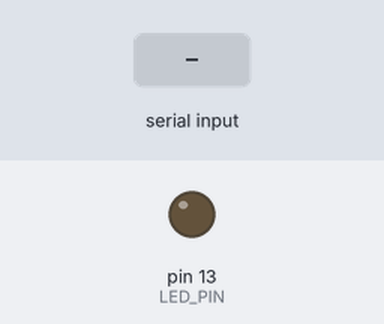
Recording of a sketch running on a simulated Arduino Uno, built with avr-gcc and run on an emulated ATmega328P. Shown: output pins drawn as LEDs (lit = HIGH). The test bench sets the inputs (shaded band).

Above: at 1.2 s.
1.3 s: "1" received over Serial
At 1.6 s:
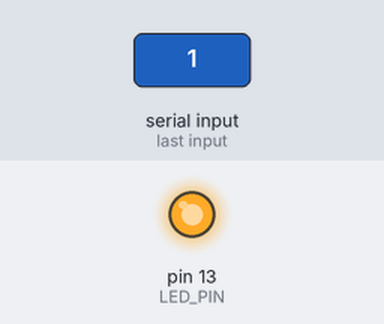
2.8 s: "0" received over Serial
At 3.4 s:
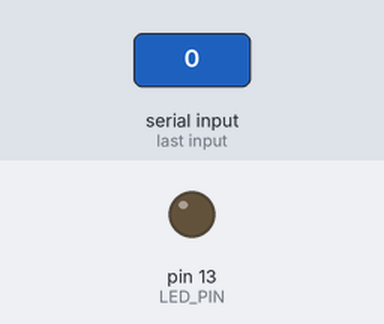
Timing chart, 0 to 5.8 s (numbered marks = the images above; inputs shaded):
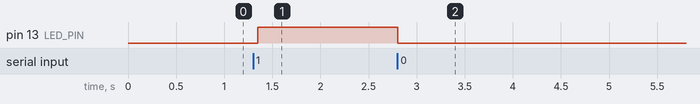

The sketch:

LED_Control.ino
```cpp
const int LED_PIN = 13;
int ledState = 0;

void setup() {
  pinMode(LED_PIN, OUTPUT);

  Serial.begin(9600);
}

void loop() {
    char receiveValue;

    if(Serial.available() > 0)
    {
        receiveValue = Serial.read();

       if(receiveValue == '1')
          ledState = 1;
       else
          ledState = 0;
    }

    digitalWrite(LED_PIN, ledState);

    delay(50);
}
```

Measured:
- after the input at 1.3 s, pin 13 (LED_PIN): LOW → HIGH after 0.05 s
- after the input at 2.8 s, pin 13 (LED_PIN): HIGH → LOW at once
